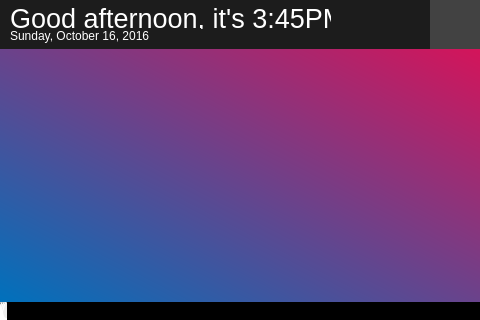
<?xml version="1.0" encoding="UTF-8"?>
<ui version="4.0">
 <class>MainWindow</class>
 <widget class="QMainWindow" name="MainWindow">
  <property name="geometry">
   <rect>
    <x>0</x>
    <y>0</y>
    <width>480</width>
    <height>320</height>
   </rect>
  </property>
  <property name="sizePolicy">
   <sizepolicy hsizetype="Fixed" vsizetype="Fixed">
    <horstretch>0</horstretch>
    <verstretch>0</verstretch>
   </sizepolicy>
  </property>
  <property name="font">
   <font>
    <family>Helvetica Neue</family>
   </font>
  </property>
  <property name="windowTitle">
   <string>ScARA Panel</string>
  </property>
  <property name="styleSheet">
   <string notr="true">color:#FFF;
background:none;</string>
  </property>
  <widget class="QWidget" name="master_window">
   <widget class="QWidget" name="topbar" native="true">
    <property name="geometry">
     <rect>
      <x>0</x>
      <y>0</y>
      <width>480</width>
      <height>51</height>
     </rect>
    </property>
    <property name="styleSheet">
     <string notr="true">background:#1c1c1c;</string>
    </property>
    <widget class="QLabel" name="time">
     <property name="geometry">
      <rect>
       <x>10</x>
       <y>8</y>
       <width>321</width>
       <height>21</height>
      </rect>
     </property>
     <property name="font">
      <font>
       <family>Helvetica Neue</family>
       <pointsize>20</pointsize>
       <kerning>true</kerning>
      </font>
     </property>
     <property name="styleSheet">
      <string notr="true">color:white;
background:none;</string>
     </property>
     <property name="text">
      <string>Good afternoon, it's 3:45PM</string>
     </property>
    </widget>
    <widget class="QLabel" name="date">
     <property name="geometry">
      <rect>
       <x>10</x>
       <y>28</y>
       <width>261</width>
       <height>16</height>
      </rect>
     </property>
     <property name="styleSheet">
      <string notr="true">color:white;
background:none;</string>
     </property>
     <property name="text">
      <string>Sunday, October 16, 2016</string>
     </property>
    </widget>
    <widget class="QWidget" name="micbox" native="true">
     <property name="geometry">
      <rect>
       <x>430</x>
       <y>0</y>
       <width>51</width>
       <height>51</height>
      </rect>
     </property>
     <property name="styleSheet">
      <string notr="true">background:#424242;</string>
     </property>
     <widget class="QLabel" name="mic">
      <property name="geometry">
       <rect>
        <x>16</x>
        <y>5</y>
        <width>21</width>
        <height>41</height>
       </rect>
      </property>
      <property name="text">
       <string/>
      </property>
      <property name="pixmap">
       <pixmap>static/mic.png</pixmap>
      </property>
     </widget>
    </widget>
   </widget>
   <widget class="QTabWidget" name="tabs">
    <property name="geometry">
     <rect>
      <x>-1</x>
      <y>49</y>
      <width>482</width>
      <height>271</height>
     </rect>
    </property>
    <property name="layoutDirection">
     <enum>Qt::LeftToRight</enum>
    </property>
    <property name="autoFillBackground">
     <bool>false</bool>
    </property>
    <property name="styleSheet">
     <string notr="true">QTabWidget::pane {
	margin:0px;
	padding:0px;
}
QTabWidget::tab-bar {
    alignment: center;
}
QTabBar::tab {
	border-top: 2px solid white;
	border-bottom: 2px solid white;
	border-right: 2px solid white;
	padding: 0px;
	margin-top:0px;
	margin-left:0px;
	margin-bottom:0px;
}
QTabBar::tab::first {
	padding: 0px;
	margin-bottom:0px;
	margin-left:0px;
}
QTabBar::tab::last {
	border-right:none;
	padding: 0px;
	margin-bottom:0px;
	margin-left:0px;
}
QTabBar::tab::selected {
	background:white;
}</string>
    </property>
    <property name="tabPosition">
     <enum>QTabWidget::South</enum>
    </property>
    <property name="tabShape">
     <enum>QTabWidget::Triangular</enum>
    </property>
    <property name="currentIndex">
     <number>0</number>
    </property>
    <property name="iconSize">
     <size>
      <width>79</width>
      <height>40</height>
     </size>
    </property>
    <property name="elideMode">
     <enum>Qt::ElideRight</enum>
    </property>
    <property name="usesScrollButtons">
     <bool>false</bool>
    </property>
    <property name="documentMode">
     <bool>false</bool>
    </property>
    <property name="tabsClosable">
     <bool>false</bool>
    </property>
    <property name="movable">
     <bool>false</bool>
    </property>
    <property name="tabBarAutoHide">
     <bool>false</bool>
    </property>
    <widget class="QWidget" name="home">
     <property name="styleSheet">
      <string notr="true">background:qlineargradient(spread:pad, x1:0, y1:1, x2:1, y2:0, stop:0 rgba(0, 113, 188, 255), stop:1 rgba(212, 20, 90, 255));</string>
     </property>
     <attribute name="icon">
      <iconset>
       <normaloff>static/home-love.png</normaloff>
       <normalon>static/home-love-alt.png</normalon>static/home-love.png</iconset>
     </attribute>
     <attribute name="title">
      <string/>
     </attribute>
     <widget class="QLabel" name="floorplan">
      <property name="geometry">
       <rect>
        <x>50</x>
        <y>30</y>
        <width>371</width>
        <height>171</height>
       </rect>
      </property>
      <property name="styleSheet">
       <string notr="true">background:none;</string>
      </property>
      <property name="text">
       <string/>
      </property>
      <property name="pixmap">
       <pixmap>static/floor.png</pixmap>
      </property>
     </widget>
     <widget class="QLabel" name="livingroom_trigger">
      <property name="geometry">
       <rect>
        <x>90</x>
        <y>128</y>
        <width>32</width>
        <height>33</height>
       </rect>
      </property>
      <property name="styleSheet">
       <string notr="true">background:none;</string>
      </property>
      <property name="text">
       <string/>
      </property>
      <property name="pixmap">
       <pixmap>static/touch.png</pixmap>
      </property>
      <property name="alignment">
       <set>Qt::AlignCenter</set>
      </property>
     </widget>
     <widget class="QLabel" name="bedroom_trigger">
      <property name="geometry">
       <rect>
        <x>164</x>
        <y>86</y>
        <width>32</width>
        <height>33</height>
       </rect>
      </property>
      <property name="styleSheet">
       <string notr="true">background:none;</string>
      </property>
      <property name="text">
       <string/>
      </property>
      <property name="pixmap">
       <pixmap>static/touch.png</pixmap>
      </property>
      <property name="alignment">
       <set>Qt::AlignCenter</set>
      </property>
     </widget>
     <widget class="QLabel" name="office_trigger">
      <property name="geometry">
       <rect>
        <x>219</x>
        <y>44</y>
        <width>32</width>
        <height>33</height>
       </rect>
      </property>
      <property name="styleSheet">
       <string notr="true">background:none;</string>
      </property>
      <property name="text">
       <string/>
      </property>
      <property name="pixmap">
       <pixmap>static/touch.png</pixmap>
      </property>
      <property name="alignment">
       <set>Qt::AlignCenter</set>
      </property>
     </widget>
     <widget class="QLabel" name="middleroom_trigger">
      <property name="geometry">
       <rect>
        <x>286</x>
        <y>84</y>
        <width>32</width>
        <height>33</height>
       </rect>
      </property>
      <property name="styleSheet">
       <string notr="true">background:none;</string>
      </property>
      <property name="text">
       <string/>
      </property>
      <property name="pixmap">
       <pixmap>static/touch.png</pixmap>
      </property>
      <property name="alignment">
       <set>Qt::AlignCenter</set>
      </property>
     </widget>
     <widget class="QLabel" name="kitchen_trigger">
      <property name="geometry">
       <rect>
        <x>364</x>
        <y>57</y>
        <width>32</width>
        <height>33</height>
       </rect>
      </property>
      <property name="styleSheet">
       <string notr="true">background:none;</string>
      </property>
      <property name="text">
       <string/>
      </property>
      <property name="pixmap">
       <pixmap>static/touch.png</pixmap>
      </property>
      <property name="alignment">
       <set>Qt::AlignCenter</set>
      </property>
     </widget>
     <widget class="QLabel" name="bathroom_trigger">
      <property name="geometry">
       <rect>
        <x>260</x>
        <y>130</y>
        <width>32</width>
        <height>33</height>
       </rect>
      </property>
      <property name="styleSheet">
       <string notr="true">background:none;</string>
      </property>
      <property name="text">
       <string/>
      </property>
      <property name="pixmap">
       <pixmap>static/touch.png</pixmap>
      </property>
      <property name="alignment">
       <set>Qt::AlignCenter</set>
      </property>
     </widget>
     <widget class="QLabel" name="hall_trigger">
      <property name="geometry">
       <rect>
        <x>173</x>
        <y>155</y>
        <width>32</width>
        <height>33</height>
       </rect>
      </property>
      <property name="styleSheet">
       <string notr="true">background:none;</string>
      </property>
      <property name="text">
       <string/>
      </property>
      <property name="pixmap">
       <pixmap>static/touch.png</pixmap>
      </property>
      <property name="alignment">
       <set>Qt::AlignCenter</set>
      </property>
     </widget>
    </widget>
    <widget class="QWidget" name="scenes">
     <property name="styleSheet">
      <string notr="true">background:qlineargradient(spread:pad, x1:0, y1:1, x2:1, y2:0, stop:0 rgba(0, 113, 188, 255), stop:1 rgba(212, 20, 90, 255));</string>
     </property>
     <attribute name="icon">
      <iconset>
       <normaloff>static/scenes.png</normaloff>
       <normalon>static/scenes-alt.png</normalon>static/scenes.png</iconset>
     </attribute>
     <attribute name="title">
      <string/>
     </attribute>
     <widget class="QScrollArea" name="scene_selector">
      <property name="geometry">
       <rect>
        <x>220</x>
        <y>10</y>
        <width>221</width>
        <height>201</height>
       </rect>
      </property>
      <property name="styleSheet">
       <string notr="true">background:transparent;</string>
      </property>
      <property name="widgetResizable">
       <bool>true</bool>
      </property>
      <widget class="QWidget" name="scene_selector_widget">
       <property name="geometry">
        <rect>
         <x>0</x>
         <y>0</y>
         <width>219</width>
         <height>199</height>
        </rect>
       </property>
       <property name="things" stdset="0">
        <string/>
       </property>
       <widget class="QLabel" name="scene1">
        <property name="geometry">
         <rect>
          <x>40</x>
          <y>20</y>
          <width>131</width>
          <height>31</height>
         </rect>
        </property>
        <property name="font">
         <font>
          <pointsize>18</pointsize>
         </font>
        </property>
        <property name="text">
         <string>Scene</string>
        </property>
        <property name="alignment">
         <set>Qt::AlignCenter</set>
        </property>
       </widget>
       <widget class="QLabel" name="scene2">
        <property name="geometry">
         <rect>
          <x>40</x>
          <y>60</y>
          <width>131</width>
          <height>31</height>
         </rect>
        </property>
        <property name="font">
         <font>
          <pointsize>18</pointsize>
         </font>
        </property>
        <property name="text">
         <string>Scene</string>
        </property>
        <property name="alignment">
         <set>Qt::AlignCenter</set>
        </property>
       </widget>
       <widget class="QLabel" name="spacer">
        <property name="geometry">
         <rect>
          <x>50</x>
          <y>60</y>
          <width>111</width>
          <height>4</height>
         </rect>
        </property>
        <property name="styleSheet">
         <string notr="true">background:rgba(71, 71, 71, 211);</string>
        </property>
        <property name="text">
         <string/>
        </property>
       </widget>
      </widget>
     </widget>
     <widget class="QLabel" name="inside_temp_scenes_label">
      <property name="geometry">
       <rect>
        <x>80</x>
        <y>80</y>
        <width>71</width>
        <height>21</height>
       </rect>
      </property>
      <property name="font">
       <font>
        <pointsize>22</pointsize>
       </font>
      </property>
      <property name="styleSheet">
       <string notr="true">background:none;</string>
      </property>
      <property name="text">
       <string>inside</string>
      </property>
      <property name="alignment">
       <set>Qt::AlignCenter</set>
      </property>
     </widget>
     <widget class="QLabel" name="outside_temp_scenes">
      <property name="geometry">
       <rect>
        <x>60</x>
        <y>118</y>
        <width>111</width>
        <height>51</height>
       </rect>
      </property>
      <property name="font">
       <font>
        <pointsize>39</pointsize>
       </font>
      </property>
      <property name="styleSheet">
       <string notr="true">background:none;</string>
      </property>
      <property name="text">
       <string>78°F</string>
      </property>
      <property name="alignment">
       <set>Qt::AlignCenter</set>
      </property>
     </widget>
     <widget class="QLabel" name="inside_temp_scenes">
      <property name="geometry">
       <rect>
        <x>60</x>
        <y>35</y>
        <width>111</width>
        <height>51</height>
       </rect>
      </property>
      <property name="font">
       <font>
        <pointsize>39</pointsize>
       </font>
      </property>
      <property name="styleSheet">
       <string notr="true">background:none;</string>
      </property>
      <property name="text">
       <string>78°F</string>
      </property>
      <property name="textFormat">
       <enum>Qt::PlainText</enum>
      </property>
      <property name="alignment">
       <set>Qt::AlignCenter</set>
      </property>
     </widget>
     <widget class="QLabel" name="outside_temp_scenes_label">
      <property name="geometry">
       <rect>
        <x>80</x>
        <y>160</y>
        <width>71</width>
        <height>21</height>
       </rect>
      </property>
      <property name="font">
       <font>
        <pointsize>22</pointsize>
       </font>
      </property>
      <property name="styleSheet">
       <string notr="true">background:none;</string>
      </property>
      <property name="text">
       <string>outside</string>
      </property>
      <property name="alignment">
       <set>Qt::AlignCenter</set>
      </property>
     </widget>
    </widget>
    <widget class="QWidget" name="temp">
     <property name="styleSheet">
      <string notr="true">background:qlineargradient(spread:pad, x1:0, y1:1, x2:1, y2:0, stop:0 rgba(0, 113, 188, 255), stop:1 rgba(212, 20, 90, 255));</string>
     </property>
     <attribute name="icon">
      <iconset>
       <normaloff>static/temp.png</normaloff>
       <normalon>static/temp-alt.png</normalon>static/temp.png</iconset>
     </attribute>
     <attribute name="title">
      <string/>
     </attribute>
     <widget class="QLabel" name="outside_temp_temp">
      <property name="geometry">
       <rect>
        <x>60</x>
        <y>118</y>
        <width>111</width>
        <height>51</height>
       </rect>
      </property>
      <property name="font">
       <font>
        <pointsize>39</pointsize>
       </font>
      </property>
      <property name="styleSheet">
       <string notr="true">background:none;</string>
      </property>
      <property name="text">
       <string>78°F</string>
      </property>
      <property name="alignment">
       <set>Qt::AlignCenter</set>
      </property>
     </widget>
     <widget class="QLabel" name="inside_temp_temp_label">
      <property name="geometry">
       <rect>
        <x>80</x>
        <y>80</y>
        <width>71</width>
        <height>21</height>
       </rect>
      </property>
      <property name="font">
       <font>
        <pointsize>22</pointsize>
       </font>
      </property>
      <property name="styleSheet">
       <string notr="true">background:none;</string>
      </property>
      <property name="text">
       <string>inside</string>
      </property>
      <property name="alignment">
       <set>Qt::AlignCenter</set>
      </property>
     </widget>
     <widget class="QLabel" name="inside_temp_temp">
      <property name="geometry">
       <rect>
        <x>60</x>
        <y>35</y>
        <width>111</width>
        <height>51</height>
       </rect>
      </property>
      <property name="font">
       <font>
        <pointsize>39</pointsize>
       </font>
      </property>
      <property name="styleSheet">
       <string notr="true">background:none;</string>
      </property>
      <property name="text">
       <string>78°F</string>
      </property>
      <property name="alignment">
       <set>Qt::AlignCenter</set>
      </property>
     </widget>
     <widget class="QLabel" name="outside_temp_temp_label">
      <property name="geometry">
       <rect>
        <x>80</x>
        <y>160</y>
        <width>71</width>
        <height>21</height>
       </rect>
      </property>
      <property name="font">
       <font>
        <pointsize>22</pointsize>
       </font>
      </property>
      <property name="styleSheet">
       <string notr="true">background:none;</string>
      </property>
      <property name="text">
       <string>outside</string>
      </property>
      <property name="alignment">
       <set>Qt::AlignCenter</set>
      </property>
     </widget>
     <widget class="QLabel" name="set_temp">
      <property name="geometry">
       <rect>
        <x>280</x>
        <y>60</y>
        <width>100</width>
        <height>100</height>
       </rect>
      </property>
      <property name="font">
       <font>
        <pointsize>30</pointsize>
       </font>
      </property>
      <property name="styleSheet">
       <string notr="true">background:none;
border:4px solid #29abe2;</string>
      </property>
      <property name="frameShape">
       <enum>QFrame::NoFrame</enum>
      </property>
      <property name="lineWidth">
       <number>4</number>
      </property>
      <property name="text">
       <string>78°F</string>
      </property>
      <property name="alignment">
       <set>Qt::AlignCenter</set>
      </property>
     </widget>
     <widget class="QWidget" name="temp_mode" native="true">
      <property name="geometry">
       <rect>
        <x>280</x>
        <y>170</y>
        <width>100</width>
        <height>10</height>
       </rect>
      </property>
      <property name="styleSheet">
       <string notr="true">background:#c1272d;</string>
      </property>
     </widget>
     <widget class="QLabel" name="arrow_down">
      <property name="geometry">
       <rect>
        <x>230</x>
        <y>90</y>
        <width>27</width>
        <height>36</height>
       </rect>
      </property>
      <property name="styleSheet">
       <string notr="true">background:none;</string>
      </property>
      <property name="text">
       <string/>
      </property>
      <property name="pixmap">
       <pixmap>static/down_arrow.png</pixmap>
      </property>
     </widget>
     <widget class="QLabel" name="arrow_up">
      <property name="geometry">
       <rect>
        <x>400</x>
        <y>90</y>
        <width>27</width>
        <height>36</height>
       </rect>
      </property>
      <property name="styleSheet">
       <string notr="true">background:none;</string>
      </property>
      <property name="text">
       <string/>
      </property>
      <property name="pixmap">
       <pixmap>static/up_arrow.png</pixmap>
      </property>
     </widget>
    </widget>
    <widget class="QWidget" name="sec">
     <property name="styleSheet">
      <string notr="true">background:qlineargradient(spread:pad, x1:0, y1:1, x2:1, y2:0, stop:0 rgba(0, 113, 188, 255), stop:1 rgba(212, 20, 90, 255));</string>
     </property>
     <attribute name="icon">
      <iconset>
       <normaloff>static/cam.png</normaloff>
       <normalon>static/cam-alt.png</normalon>static/cam.png</iconset>
     </attribute>
     <attribute name="title">
      <string/>
     </attribute>
     <widget class="QLabel" name="dev">
      <property name="geometry">
       <rect>
        <x>110</x>
        <y>170</y>
        <width>261</width>
        <height>20</height>
       </rect>
      </property>
      <property name="font">
       <font>
        <pointsize>14</pointsize>
       </font>
      </property>
      <property name="styleSheet">
       <string notr="true">background:none;
color:#FFF;
</string>
      </property>
      <property name="text">
       <string>This section is still being developed</string>
      </property>
      <property name="alignment">
       <set>Qt::AlignCenter</set>
      </property>
     </widget>
    </widget>
    <widget class="QWidget" name="network">
     <property name="styleSheet">
      <string notr="true">background:qlineargradient(spread:pad, x1:0, y1:1, x2:1, y2:0, stop:0 rgba(0, 113, 188, 255), stop:1 rgba(212, 20, 90, 255));</string>
     </property>
     <attribute name="icon">
      <iconset>
       <normaloff>static/network.png</normaloff>
       <normalon>static/network-alt.png</normalon>static/network.png</iconset>
     </attribute>
     <attribute name="title">
      <string/>
     </attribute>
     <widget class="QScrollArea" name="devices">
      <property name="geometry">
       <rect>
        <x>30</x>
        <y>60</y>
        <width>251</width>
        <height>151</height>
       </rect>
      </property>
      <property name="styleSheet">
       <string notr="true">background:transparent;
</string>
      </property>
      <property name="widgetResizable">
       <bool>true</bool>
      </property>
      <widget class="QWidget" name="devices_widget">
       <property name="geometry">
        <rect>
         <x>0</x>
         <y>0</y>
         <width>249</width>
         <height>149</height>
        </rect>
       </property>
       <widget class="QLabel" name="device1">
        <property name="geometry">
         <rect>
          <x>10</x>
          <y>10</y>
          <width>241</width>
          <height>21</height>
         </rect>
        </property>
        <property name="text">
         <string>Hannah's Laptop (10.10.10.10)</string>
        </property>
       </widget>
       <widget class="QLabel" name="device2">
        <property name="geometry">
         <rect>
          <x>10</x>
          <y>30</y>
          <width>241</width>
          <height>21</height>
         </rect>
        </property>
        <property name="text">
         <string>Hannah's Laptop (10.10.10.10)</string>
        </property>
       </widget>
      </widget>
     </widget>
     <widget class="QLabel" name="hannahstatus">
      <property name="geometry">
       <rect>
        <x>310</x>
        <y>80</y>
        <width>141</width>
        <height>51</height>
       </rect>
      </property>
      <property name="styleSheet">
       <string notr="true">background:none;
</string>
      </property>
      <property name="text">
       <string/>
      </property>
      <property name="pixmap">
       <pixmap>static/hannah-home.png</pixmap>
      </property>
     </widget>
     <widget class="QLabel" name="devices_label">
      <property name="geometry">
       <rect>
        <x>30</x>
        <y>30</y>
        <width>221</width>
        <height>31</height>
       </rect>
      </property>
      <property name="font">
       <font>
        <pointsize>20</pointsize>
       </font>
      </property>
      <property name="styleSheet">
       <string notr="true">background:none;
color:#FFF;</string>
      </property>
      <property name="text">
       <string>Connected devices</string>
      </property>
     </widget>
     <widget class="QLabel" name="angelicastatus">
      <property name="geometry">
       <rect>
        <x>310</x>
        <y>140</y>
        <width>141</width>
        <height>51</height>
       </rect>
      </property>
      <property name="styleSheet">
       <string notr="true">background:none;
</string>
      </property>
      <property name="text">
       <string/>
      </property>
      <property name="pixmap">
       <pixmap>static/angelica-home.png</pixmap>
      </property>
     </widget>
    </widget>
   </widget>
   <widget class="QWidget" name="background" native="true">
    <property name="geometry">
     <rect>
      <x>0</x>
      <y>0</y>
      <width>480</width>
      <height>320</height>
     </rect>
    </property>
    <property name="styleSheet">
     <string notr="true">background:#000;</string>
    </property>
   </widget>
   <zorder>background</zorder>
   <zorder>topbar</zorder>
   <zorder>tabs</zorder>
  </widget>
 </widget>
 <layoutdefault spacing="6" margin="11"/>
 <resources/>
 <connections/>
</ui>
